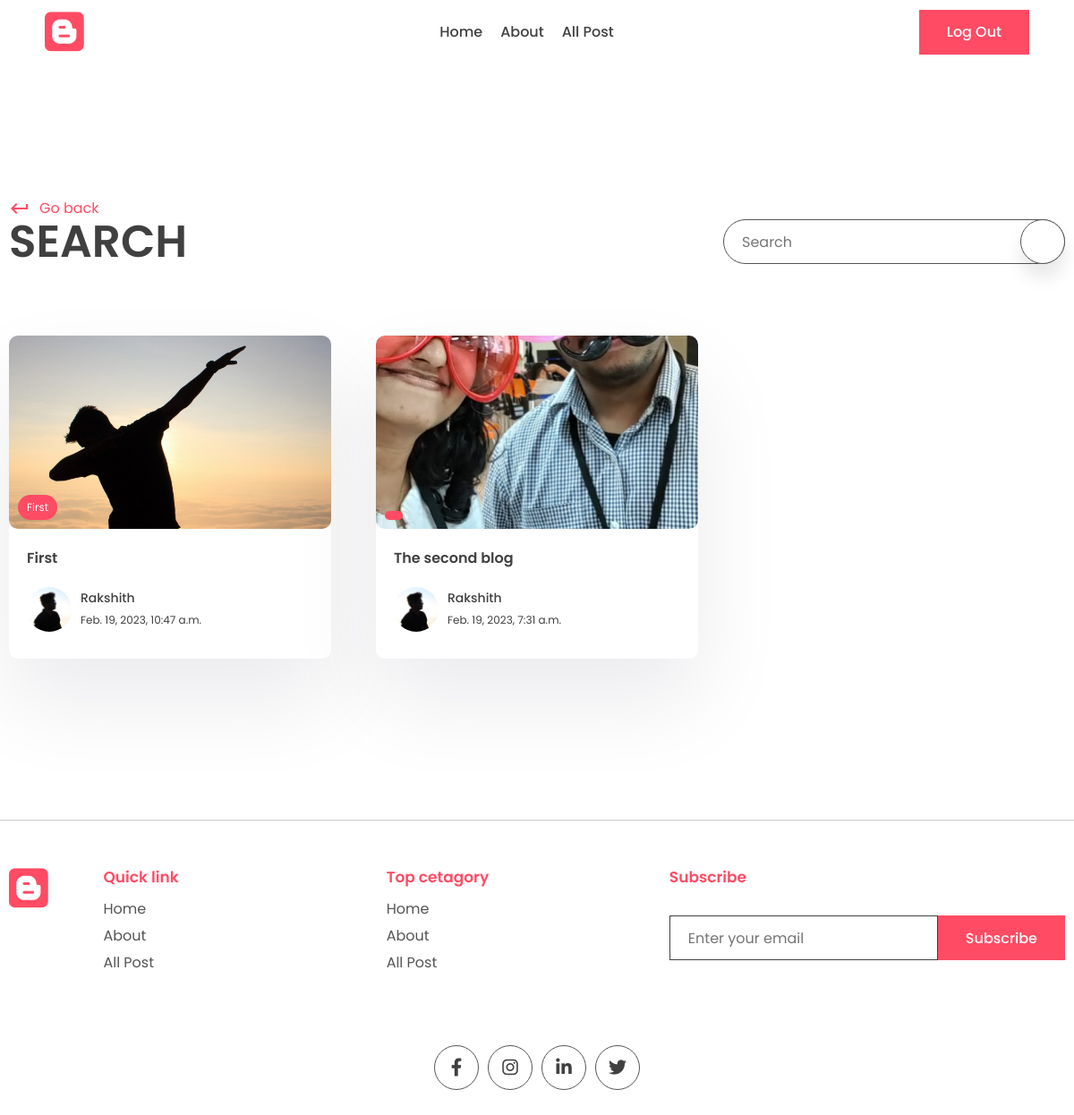
The app's page /search/ (signed in) with its own data.
### app/models.py (models this page shows, shortened)
class Post(models.Model):
    title = models.CharField(max_length=200)
    content = models.TextField()
    last_updated = models.DateTimeField(auto_now=True)
    slug = models.SlugField(unique=True)
    image = models.ImageField(null=True, blank=True, upload_to='images/')
    tags = models.ManyToManyField(Tag, blank=True, related_name='post')
    view_count = models.IntegerField(null=True, blank=True)
    is_featured = models.BooleanField(default=False)
    author = models.ForeignKey(Profile, on_delete=models.CASCADE, null=True, blank=True)

class Tag(models.Model):
    name = models.CharField(max_length=100)
    description = models.CharField(max_length=100)
    slug = models.SlugField(max_length=200, unique=True)

class Profile(models.Model):
    user = models.OneToOneField(User, on_delete=models.CASCADE)
    profile_image = models.ImageField(null=True, blank=True, upload_to='images/', default='images/male.png')
    slug = models.SlugField(unique=True, max_length=200)
    bio = models.CharField(max_length=200)
    def __str__(self):
        return self.user.first_name

### app/views.py (the view)
# urls.py: path('search/', views.search_posts, name='search_posts'),
@login_required(login_url='login')
def search_posts(request):
    search_query = ''
    if request.GET.get('q'):
        search_query = request.GET.get('q')
    posts = Post.objects.filter(title__icontains=search_query)
    context = {
        'posts' : posts,
        'search_query' : search_query,
    }
    return render(request, 'app/search.html', context)

### app/templates/app/search.html (shortened to what this page needs)
{% extends 'base.html' %}
{% block content %}
    <main>
        <div class="container">
        <div class="page-top">
            <div class="top flex">
            <div class="page-name">
                <a href="#" class="learn">
                <span class="material-icons"> keyboard_return </span> Go back
                </a>
                <h1>Search</h1>
            </div>
            <form class="search-bar s-active" method="GET">
                <input type="text" placeholder="Search" name="q" value = "{{search_query}}"/>
                <button type="submit" class="animated-search">
                </button>
            </form>
            </div>
        </div>
        </div>
    </main>
    <section class="sp">
        <div class="container">
        <div class="grid">
            {% for post in posts %}
                <a href="{% url 'post_page' post.slug %}">
                <div class="card">
                    <div class="post-img">
                    <img src="{{post.image.url}}" alt="" />
                    <div class="tag">{{post.tags.all.0.name}}</div>
                    </div>
                    <div class="card-content">
                    <h3>
                        {{post.title}}
                    </h3>
                    <div class="author">
                        <div class="profile-pic">
                        <img src="{{post.author.profile_image.url}}" alt="" />
                        </div>
                        <div class="details">
                        <p>{{post.author}}</p>
                        <small>{{post.last_updated}}</small>
                        </div>
                    </div>
                    </div>
                </div>
                </a>
            {% endfor %}
        </div>
        </div>
    </section>
{% endblock content %}

### app/static/app/style.css (style rules this page uses)
* { margin: 0; padding: 0; box-sizing: border-box; text-decoration: none; border: none; outline: none; list-style: none; font-family: "Poppins", sans-serif; color: var(--black); }
:root { --red: #ff4b64; --black: #404040; --des: #555555; --shadow: #ffffff1a 0px 1px 1px 0px inset, #32325d40 0px 50px 100px -20px, #0000004d 0px 30px 60px -30px; --shadow2: rgba(17, 12, 46, 0.084) 0px 48px 100px 0px; }
html { font-size: 62.5%; }
[class*="grid"] { display: grid; }
img { width: 100%; }
.container { max-width: 1220px; margin: auto; padding: 0 10px; }
p, a { font-size: 1.6rem; color: var(--des); }
input, textarea { font-size: 1.6rem; color: var(--black); }
.search-bar, .animated-search { width: 5rem; aspect-ratio: 1/1; border: 1px solid var(--des); border-radius: 50%; display: flex; align-items: center; justify-content: center; background: white; box-shadow: 0 15px 20px #00000018; cursor: pointer; margin-top: 10rem; z-index: 2; }
.search-bar input { display: none; }
.search-bar { box-shadow: unset; border: none; }
.search-bar .animated-search { margin-top: 0; }
.s-active { width: fit-content; border-radius: 5rem; height: 5rem; aspect-ratio: unset; position: relative; padding: 0 6rem; padding-left: 2rem; border: 1px solid var(--des); }
.s-active input { width: 30rem; font-style: 1.6rem; height: calc(100% - 2px); display: block; }
.s-active .animated-search { position: absolute !important; top: 50%; transform: translateY(-50%); right: -1px; }
.sp { padding: 8rem 0; }
.post-img { height: 40rem; width: 100%; overflow: hidden; border-radius: 1rem; }
.post-img img { height: 100%; object-fit: cover; object-position: center; }
.learn { display: flex; align-items: center; gap: 1rem; color: var(--red); margin-top: 2rem; }
.learn span { color: #ff4b64; }
.card { background: white; box-shadow: var(--shadow2); border-radius: 1rem; cursor: pointer; transition: 0.3s; }
.post-img { position: relative; }
.tag { position: absolute; bottom: 1rem; left: 1rem; background: var(--red); color: white; border-radius: 5rem; padding: 0.5rem 1rem; font-size: 1.2rem; }
.card-content { padding: 2rem; padding-bottom: 3rem; }
.card h3 { font-size: 1.6rem; font-weight: 600; }
.card .post-img { width: 100%; height: unset; aspect-ratio: 1/0.6; }
.author { display: flex; align-items: center; gap: 1rem; margin-top: 2rem; }
.profile-pic { width: 5rem; aspect-ratio: 1/1; border-radius: 50%; overflow: hidden; }
.author p { color: var(--black); font-weight: 500; font-size: 1.4rem; }
.author small { color: var(--black); font-size: 1.2rem; }
.page-name h1 { font-size: 5rem; text-transform: uppercase; font-weight: 600; line-height: 5rem; }
.flex { display: flex; align-items: flex-end; justify-content: space-between; }
.flex .search-bar { margin-top: 0; }
.grid { grid-template-columns: repeat(3, 1fr); gap: 5rem; }
main { padding-top: 10rem !important; }

### records on screen
Post: image (picture), tags.all.0.name "First", title "First", author.profile_image (picture), author "Rakshith", last_updated "Feb. 19, 2023, 10:47 a.m."
Post: image (picture), title "The second blog", author.profile_image (picture), author "Rakshith", last_updated "Feb. 19, 2023, 7:31 a.m."
